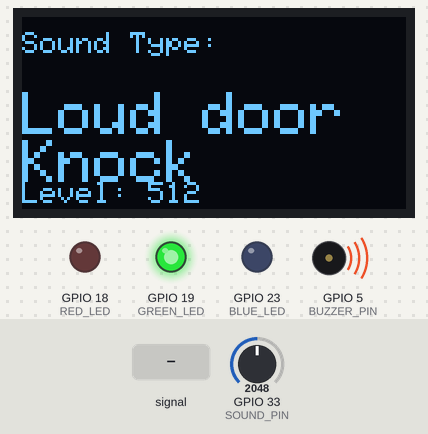
A sketch run on a simulated ESP32. On the bench: 128×64 one-colour display, output pins drawn as LEDs (lit = HIGH), buzzer (waves = sounding). Inputs (shaded band) come from the test bench; at power-on: GPIO 33 (SOUND_PIN) = 2048. What the sketch prints to the serial monitor is not drawn.

Above: at 2.2 s.
2.3 s: GPIO 33 (SOUND_PIN) fed a 200 Hz sine of ±1842 counts around its level
At 2.54 s:
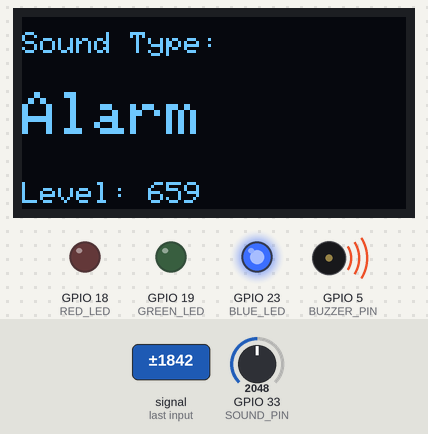
4.8 s: GPIO 33 (SOUND_PIN) set to 2866
At 4.8 s:
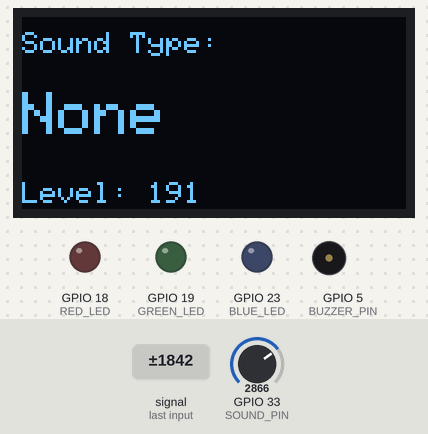
6.4 s: GPIO 33 (SOUND_PIN) set to 2471
At 6.8 s:
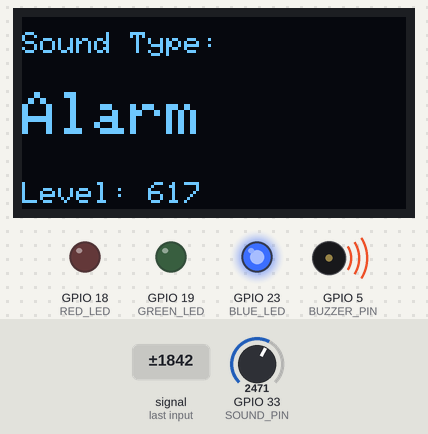
7.9 s: GPIO 33 (SOUND_PIN) set to 2375
At 8.5 s:
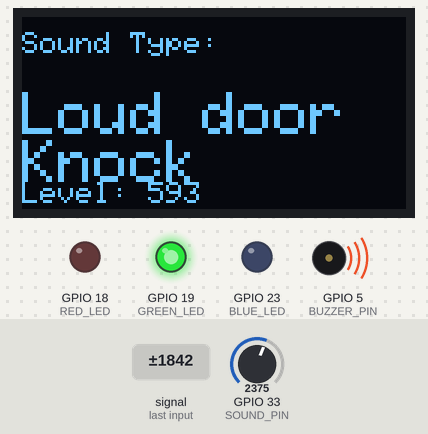
9.5 s: GPIO 33 (SOUND_PIN) fed a 1000 Hz sine of ±1023 counts around its level
At 9.99 s:
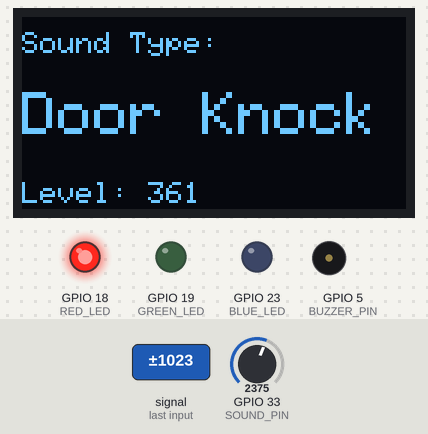
Timing chart, 0 to 13.5 s (numbered marks = the images above; inputs shaded):
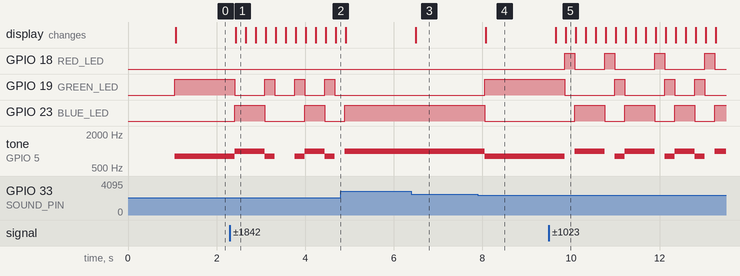

Measured:
- the behaviour switches between 2404 and 2403 on GPIO 33 (SOUND_PIN) (found by bisection; images 3 and 4)
- after the input at 2.3 s, GPIO 19 (GREEN_LED): HIGH → LOW after 0.11 s, then repeats every 0.68 s: HIGH 0.23 s, LOW 0.45 s; GPIO 23 (BLUE_LED): LOW → HIGH after 0.11 s, → LOW 0.68 s later, → HIGH 0.90 s later, → LOW 0.45 s later
- after the input at 4.8 s, GPIO 18 (RED_LED): stops changing and stays LOW
- after the input at 6.4 s, the display: changes after 0.10 s (image 3)
- after the input at 7.9 s, GPIO 19 (GREEN_LED): LOW → HIGH after 0.15 s; GPIO 23 (BLUE_LED): HIGH → LOW after 0.15 s; tone on GPIO 5 (BUZZER_PIN): 1000 Hz → 800 Hz after 0.15 s; the display: changes after 0.18 s (image 4)
- after the input at 9.5 s, GPIO 18 (RED_LED): LOW → HIGH after 0.36 s, → LOW 0.23 s later, → HIGH 0.68 s later, → LOW 0.23 s later, … (8 changes in this stretch); GPIO 19 (GREEN_LED): goes LOW 1.1 s, HIGH 0.23 s, LOW 0.90 s, HIGH 0.23 s, LOW 0.45 s, HIGH 0.23 s, then LOW, starting after 0.36 s

The sketch:

sketch.ino
```cpp
#include <Wire.h>
#include <Adafruit_GFX.h>
#include <Adafruit_SSD1306.h>

#define SCREEN_WIDTH 128
#define SCREEN_HEIGHT 64
#define OLED_RESET -1
Adafruit_SSD1306 display(SCREEN_WIDTH, SCREEN_HEIGHT, &Wire, OLED_RESET);

#define SOUND_PIN 33
#define RED_LED 18
#define GREEN_LED 19
#define BLUE_LED 23
#define BUZZER_PIN 5

bool alarmNotified = false;

//Filtering: Averages 5 analog readings
int getFilteredValue() {
  int sum = 0;
  for (int i = 0; i < 5; i++) {
    sum += analogRead(SOUND_PIN);
    delay(2);  // small delay for realistic sampling
  }
  return (sum / 5) / 4;  // average, then scale to 0–1023
}

void setup() {
  Serial.begin(115200);

  // Explicitly set I2C pins for ESP32
  Wire.begin(21, 22);

  // OLED init
  if (!display.begin(SSD1306_SWITCHCAPVCC, 0x3C)) {
    Serial.println("OLED init failed!");
    while (true);
  }

  // OLED Test
  display.clearDisplay();
  display.setTextSize(2);
  display.setTextColor(SSD1306_WHITE);
  display.setCursor(10, 30);
  display.println("READY");
  display.display();
  delay(1000);  // Pause to see the message

  // LED + Buzzer setup
  pinMode(RED_LED, OUTPUT);
  pinMode(GREEN_LED, OUTPUT);
  pinMode(BLUE_LED, OUTPUT);
  pinMode(BUZZER_PIN, OUTPUT);
}

void loop() {
  int val = analogRead(SOUND_PIN);
  val = val / 4; // Convert 0–4095 to 0–1023

  String label = "None";

  // Reset outputs
  digitalWrite(RED_LED, LOW);
  digitalWrite(GREEN_LED, LOW);
  digitalWrite(BLUE_LED, LOW);
  noTone(BUZZER_PIN);

  // Classification
  if (val >= 200 && val <= 400) {
    label = "Door Knock";
    digitalWrite(RED_LED, HIGH);
    alarmNotified = false;
  } else if (val > 400 && val <= 600) {
    label = "Loud door Knock";
    digitalWrite(GREEN_LED, HIGH);
    tone(BUZZER_PIN, 800);
    alarmNotified = false;
  } else if (val > 600) {
    label = "Alarm";
    digitalWrite(BLUE_LED, HIGH);
    tone(BUZZER_PIN, 1000);
    if (!alarmNotified) {
      Serial.println("Sending Notification...");
      alarmNotified = true;
    }
  }

display.clearDisplay();
display.setTextSize(1);
display.setCursor(0, 5);
display.println("Sound Type:");
display.setTextSize(2);
display.setCursor(0, 25);
display.println(label);
display.setTextSize(1);
display.setCursor(0, 55);
display.print("Level: ");
display.println(val);
display.display();


  delay(200);
}
```
